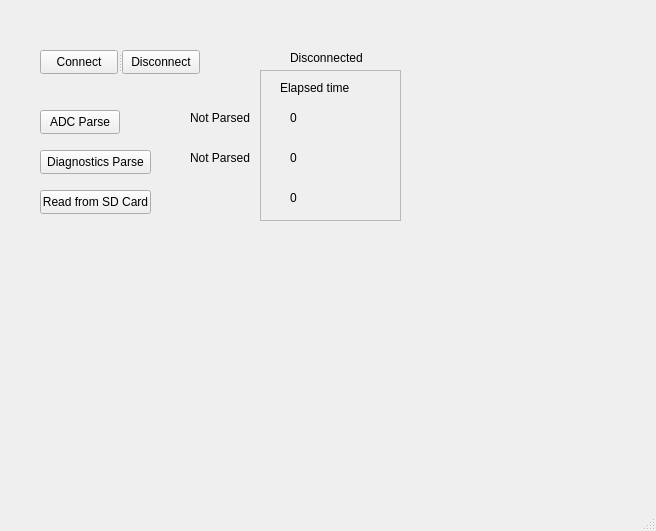
<?xml version="1.0" encoding="UTF-8"?>
<ui version="4.0">
 <class>MainWindow</class>
 <widget class="QMainWindow" name="MainWindow">
  <property name="geometry">
   <rect>
    <x>0</x>
    <y>0</y>
    <width>656</width>
    <height>531</height>
   </rect>
  </property>
  <property name="windowTitle">
   <string>MainWindow</string>
  </property>
  <widget class="QWidget" name="centralwidget">
   <widget class="QPushButton" name="adcButton">
    <property name="geometry">
     <rect>
      <x>40</x>
      <y>110</y>
      <width>80</width>
      <height>24</height>
     </rect>
    </property>
    <property name="text">
     <string>ADC Parse</string>
    </property>
   </widget>
   <widget class="QPushButton" name="diagButton">
    <property name="geometry">
     <rect>
      <x>40</x>
      <y>150</y>
      <width>111</width>
      <height>24</height>
     </rect>
    </property>
    <property name="text">
     <string>Diagnostics Parse</string>
    </property>
   </widget>
   <widget class="QPushButton" name="sdCardReadButton">
    <property name="geometry">
     <rect>
      <x>40</x>
      <y>190</y>
      <width>111</width>
      <height>24</height>
     </rect>
    </property>
    <property name="text">
     <string>Read from SD Card</string>
    </property>
   </widget>
   <widget class="QLabel" name="conLabel">
    <property name="geometry">
     <rect>
      <x>290</x>
      <y>50</y>
      <width>91</width>
      <height>16</height>
     </rect>
    </property>
    <property name="text">
     <string>Disconnected</string>
    </property>
   </widget>
   <widget class="QLabel" name="adcLabel">
    <property name="geometry">
     <rect>
      <x>190</x>
      <y>110</y>
      <width>91</width>
      <height>16</height>
     </rect>
    </property>
    <property name="text">
     <string>Not Parsed</string>
    </property>
   </widget>
   <widget class="QLabel" name="diagLabel">
    <property name="geometry">
     <rect>
      <x>190</x>
      <y>150</y>
      <width>91</width>
      <height>16</height>
     </rect>
    </property>
    <property name="text">
     <string>Not Parsed</string>
    </property>
   </widget>
   <widget class="QLabel" name="readLabel">
    <property name="geometry">
     <rect>
      <x>190</x>
      <y>190</y>
      <width>91</width>
      <height>16</height>
     </rect>
    </property>
    <property name="text">
     <string/>
    </property>
   </widget>
   <widget class="QLabel" name="timeHeadLabel">
    <property name="geometry">
     <rect>
      <x>280</x>
      <y>80</y>
      <width>81</width>
      <height>16</height>
     </rect>
    </property>
    <property name="text">
     <string>Elapsed time</string>
    </property>
   </widget>
   <widget class="QLabel" name="adcTimeLabel">
    <property name="geometry">
     <rect>
      <x>290</x>
      <y>110</y>
      <width>80</width>
      <height>16</height>
     </rect>
    </property>
    <property name="text">
     <string>0</string>
    </property>
   </widget>
   <widget class="QLabel" name="diagTimeLabel">
    <property name="geometry">
     <rect>
      <x>290</x>
      <y>150</y>
      <width>80</width>
      <height>16</height>
     </rect>
    </property>
    <property name="text">
     <string>0</string>
    </property>
   </widget>
   <widget class="QLabel" name="readTimeLabel">
    <property name="geometry">
     <rect>
      <x>290</x>
      <y>190</y>
      <width>80</width>
      <height>16</height>
     </rect>
    </property>
    <property name="text">
     <string>0</string>
    </property>
   </widget>
   <widget class="QFrame" name="frame">
    <property name="geometry">
     <rect>
      <x>260</x>
      <y>70</y>
      <width>141</width>
      <height>151</height>
     </rect>
    </property>
    <property name="frameShape">
     <enum>QFrame::StyledPanel</enum>
    </property>
    <property name="frameShadow">
     <enum>QFrame::Raised</enum>
    </property>
   </widget>
   <widget class="QSplitter" name="splitter">
    <property name="geometry">
     <rect>
      <x>40</x>
      <y>50</y>
      <width>160</width>
      <height>24</height>
     </rect>
    </property>
    <property name="orientation">
     <enum>Qt::Horizontal</enum>
    </property>
    <widget class="QPushButton" name="connectButton">
     <property name="text">
      <string>Connect</string>
     </property>
    </widget>
    <widget class="QPushButton" name="disconnectButton">
     <property name="text">
      <string>Disconnect</string>
     </property>
    </widget>
   </widget>
  </widget>
  <widget class="QMenuBar" name="menubar">
   <property name="geometry">
    <rect>
     <x>0</x>
     <y>0</y>
     <width>656</width>
     <height>21</height>
    </rect>
   </property>
  </widget>
  <widget class="QStatusBar" name="statusbar"/>
 </widget>
 <resources/>
 <connections/>
</ui>
